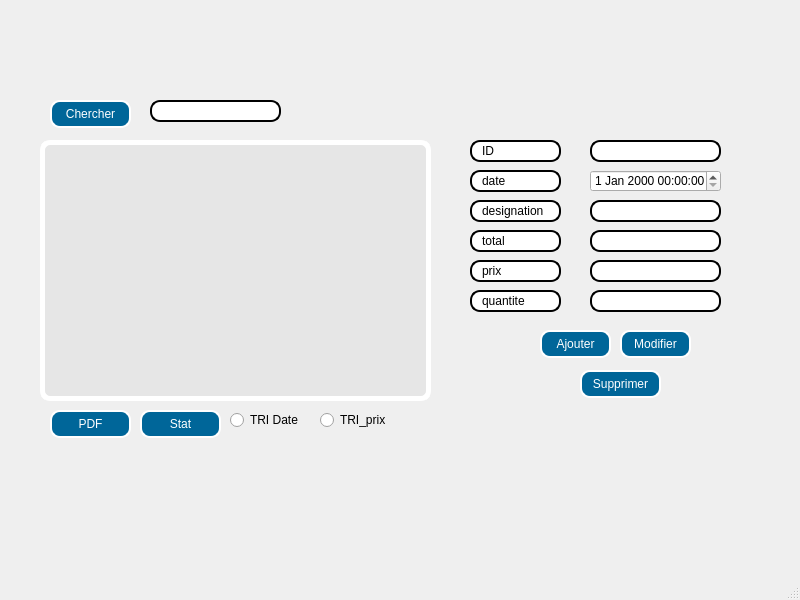
<?xml version="1.0" encoding="UTF-8"?>
<ui version="4.0">
 <class>MainWindow</class>
 <widget class="QMainWindow" name="MainWindow">
  <property name="geometry">
   <rect>
    <x>0</x>
    <y>0</y>
    <width>800</width>
    <height>600</height>
   </rect>
  </property>
  <property name="windowTitle">
   <string>MainWindow</string>
  </property>
  <widget class="QWidget" name="centralwidget">
   <widget class="QPushButton" name="Supprimer">
    <property name="geometry">
     <rect>
      <x>580</x>
      <y>370</y>
      <width>81</width>
      <height>28</height>
     </rect>
    </property>
    <property name="styleSheet">
     <string notr="true">border: 2px solid black;
border-radius: 10px;
padding: 0 8px;
background: #006699;
font: bold, &quot;Comic Sans MS&quot;;;
text-align:center;
color:#FFFFFF;
border-color:#FFFFFF;
</string>
    </property>
    <property name="text">
     <string>Supprimer</string>
    </property>
   </widget>
   <widget class="QPushButton" name="ajout">
    <property name="geometry">
     <rect>
      <x>540</x>
      <y>330</y>
      <width>71</width>
      <height>28</height>
     </rect>
    </property>
    <property name="styleSheet">
     <string notr="true">border: 2px solid black;
border-radius: 10px;
padding: 0 8px;
background: #006699;
font: bold, &quot;Comic Sans MS&quot;;;
text-align:center;
color:#FFFFFF;
border-color:#FFFFFF;</string>
    </property>
    <property name="text">
     <string>Ajouter</string>
    </property>
   </widget>
   <widget class="QLineEdit" name="lineEdit">
    <property name="geometry">
     <rect>
      <x>470</x>
      <y>140</y>
      <width>91</width>
      <height>22</height>
     </rect>
    </property>
    <property name="styleSheet">
     <string notr="true">border: 2px solid black;
border-radius: 10px;
padding: 0 8px;
background: #FFFFFF;
font: bold, &quot;Comic Sans MS&quot;;;
text-align:center;</string>
    </property>
    <property name="text">
     <string>ID</string>
    </property>
   </widget>
   <widget class="QLineEdit" name="li_id">
    <property name="geometry">
     <rect>
      <x>590</x>
      <y>140</y>
      <width>131</width>
      <height>22</height>
     </rect>
    </property>
    <property name="styleSheet">
     <string notr="true">border: 2px solid black;
border-radius: 10px;
padding: 0 8px;</string>
    </property>
    <property name="text">
     <string/>
    </property>
   </widget>
   <widget class="QLineEdit" name="lineEdit_8">
    <property name="geometry">
     <rect>
      <x>470</x>
      <y>230</y>
      <width>91</width>
      <height>22</height>
     </rect>
    </property>
    <property name="styleSheet">
     <string notr="true">border: 2px solid black;
border-radius: 10px;
padding: 0 8px;
background: #FFFFFF;
font: bold, &quot;Comic Sans MS&quot;;;
text-align:center;</string>
    </property>
    <property name="text">
     <string>total</string>
    </property>
   </widget>
   <widget class="QTableView" name="show_fact">
    <property name="geometry">
     <rect>
      <x>40</x>
      <y>140</y>
      <width>391</width>
      <height>261</height>
     </rect>
    </property>
    <property name="styleSheet">
     <string notr="true">border: 5px solid black;
border-radius: 10px;
padding: 0 8px;
background: #e6e6e6;
selection-background-color: gray;
font: bold, &quot;Comic Sans MS&quot;;
border-color: #FFFFFF
</string>
    </property>
    <property name="sortingEnabled">
     <bool>true</bool>
    </property>
   </widget>
   <widget class="QLineEdit" name="lineEdit_7">
    <property name="geometry">
     <rect>
      <x>470</x>
      <y>200</y>
      <width>91</width>
      <height>22</height>
     </rect>
    </property>
    <property name="styleSheet">
     <string notr="true">border: 2px solid black;
border-radius: 10px;
padding: 0 8px;
background: #FFFFFF;
font: bold, &quot;Comic Sans MS&quot;;;
text-align:center;</string>
    </property>
    <property name="text">
     <string>designation</string>
    </property>
   </widget>
   <widget class="QLineEdit" name="li_designation">
    <property name="geometry">
     <rect>
      <x>590</x>
      <y>200</y>
      <width>131</width>
      <height>22</height>
     </rect>
    </property>
    <property name="styleSheet">
     <string notr="true">border: 2px solid black;
border-radius: 10px;
padding: 0 8px;</string>
    </property>
   </widget>
   <widget class="QLineEdit" name="li_total">
    <property name="geometry">
     <rect>
      <x>590</x>
      <y>230</y>
      <width>131</width>
      <height>22</height>
     </rect>
    </property>
    <property name="styleSheet">
     <string notr="true">border: 2px solid black;
border-radius: 10px;
padding: 0 8px;</string>
    </property>
   </widget>
   <widget class="QPushButton" name="modifier">
    <property name="geometry">
     <rect>
      <x>620</x>
      <y>330</y>
      <width>71</width>
      <height>28</height>
     </rect>
    </property>
    <property name="styleSheet">
     <string notr="true">border: 2px solid black;
border-radius: 10px;
padding: 0 8px;
background: #006699;
font: bold, &quot;Comic Sans MS&quot;;;
text-align:center;
color:#FFFFFF;
border-color:#FFFFFF;</string>
    </property>
    <property name="text">
     <string>Modifier</string>
    </property>
   </widget>
   <widget class="QLineEdit" name="lineEdit_6">
    <property name="geometry">
     <rect>
      <x>470</x>
      <y>170</y>
      <width>91</width>
      <height>22</height>
     </rect>
    </property>
    <property name="styleSheet">
     <string notr="true">border: 2px solid black;
border-radius: 10px;
padding: 0 8px;
background: #FFFFFF;
font: bold, &quot;Comic Sans MS&quot;;;
text-align:center;
</string>
    </property>
    <property name="text">
     <string>date</string>
    </property>
   </widget>
   <widget class="QDateTimeEdit" name="li_date">
    <property name="geometry">
     <rect>
      <x>590</x>
      <y>170</y>
      <width>131</width>
      <height>22</height>
     </rect>
    </property>
   </widget>
   <widget class="QLineEdit" name="li_prix">
    <property name="geometry">
     <rect>
      <x>590</x>
      <y>260</y>
      <width>131</width>
      <height>22</height>
     </rect>
    </property>
    <property name="styleSheet">
     <string notr="true">border: 2px solid black;
border-radius: 10px;
padding: 0 8px;</string>
    </property>
   </widget>
   <widget class="QLineEdit" name="lineEdit_9">
    <property name="geometry">
     <rect>
      <x>470</x>
      <y>260</y>
      <width>91</width>
      <height>22</height>
     </rect>
    </property>
    <property name="styleSheet">
     <string notr="true">border: 2px solid black;
border-radius: 10px;
padding: 0 8px;
background: #FFFFFF;
font: bold, &quot;Comic Sans MS&quot;;;
text-align:center;</string>
    </property>
    <property name="text">
     <string>prix</string>
    </property>
   </widget>
   <widget class="QLineEdit" name="li_qt">
    <property name="geometry">
     <rect>
      <x>590</x>
      <y>290</y>
      <width>131</width>
      <height>22</height>
     </rect>
    </property>
    <property name="styleSheet">
     <string notr="true">border: 2px solid black;
border-radius: 10px;
padding: 0 8px;</string>
    </property>
   </widget>
   <widget class="QLineEdit" name="lineEdit_10">
    <property name="geometry">
     <rect>
      <x>470</x>
      <y>290</y>
      <width>91</width>
      <height>22</height>
     </rect>
    </property>
    <property name="styleSheet">
     <string notr="true">border: 2px solid black;
border-radius: 10px;
padding: 0 8px;
background: #FFFFFF;
font: bold, &quot;Comic Sans MS&quot;;;
text-align:center;</string>
    </property>
    <property name="text">
     <string>quantite</string>
    </property>
   </widget>
   <widget class="QPushButton" name="stat">
    <property name="geometry">
     <rect>
      <x>140</x>
      <y>410</y>
      <width>81</width>
      <height>28</height>
     </rect>
    </property>
    <property name="styleSheet">
     <string notr="true">border: 2px solid black;
border-radius: 10px;
padding: 0 8px;
background: #006699;
font: bold, &quot;Comic Sans MS&quot;;;
text-align:center;
color:#FFFFFF;
border-color:#FFFFFF;</string>
    </property>
    <property name="text">
     <string>Stat</string>
    </property>
   </widget>
   <widget class="QPushButton" name="ajout_2">
    <property name="geometry">
     <rect>
      <x>50</x>
      <y>100</y>
      <width>81</width>
      <height>28</height>
     </rect>
    </property>
    <property name="styleSheet">
     <string notr="true">border: 2px solid black;
border-radius: 10px;
padding: 0 8px;
background: #006699;
font: bold, &quot;Comic Sans MS&quot;;;
text-align:center;
color:#FFFFFF;
border-color:#FFFFFF;</string>
    </property>
    <property name="text">
     <string>Chercher</string>
    </property>
   </widget>
   <widget class="QLineEdit" name="li_chercher">
    <property name="geometry">
     <rect>
      <x>150</x>
      <y>100</y>
      <width>131</width>
      <height>22</height>
     </rect>
    </property>
    <property name="styleSheet">
     <string notr="true">border: 2px solid black;
border-radius: 10px;
padding: 0 8px;</string>
    </property>
    <property name="text">
     <string/>
    </property>
   </widget>
   <widget class="QRadioButton" name="TRI_date">
    <property name="geometry">
     <rect>
      <x>230</x>
      <y>410</y>
      <width>97</width>
      <height>20</height>
     </rect>
    </property>
    <property name="text">
     <string>TRI Date</string>
    </property>
   </widget>
   <widget class="QRadioButton" name="TRI_prix">
    <property name="geometry">
     <rect>
      <x>320</x>
      <y>410</y>
      <width>97</width>
      <height>20</height>
     </rect>
    </property>
    <property name="text">
     <string>TRI_prix</string>
    </property>
   </widget>
   <widget class="QPushButton" name="PDF">
    <property name="geometry">
     <rect>
      <x>50</x>
      <y>410</y>
      <width>81</width>
      <height>28</height>
     </rect>
    </property>
    <property name="styleSheet">
     <string notr="true">border: 2px solid black;
border-radius: 10px;
padding: 0 8px;
background: #006699;
font: bold, &quot;Comic Sans MS&quot;;;
text-align:center;
color:#FFFFFF;
border-color:#FFFFFF;</string>
    </property>
    <property name="text">
     <string>PDF</string>
    </property>
   </widget>
  </widget>
  <widget class="QMenuBar" name="menubar">
   <property name="geometry">
    <rect>
     <x>0</x>
     <y>0</y>
     <width>800</width>
     <height>26</height>
    </rect>
   </property>
  </widget>
  <widget class="QStatusBar" name="statusbar"/>
 </widget>
 <resources/>
 <connections/>
</ui>
